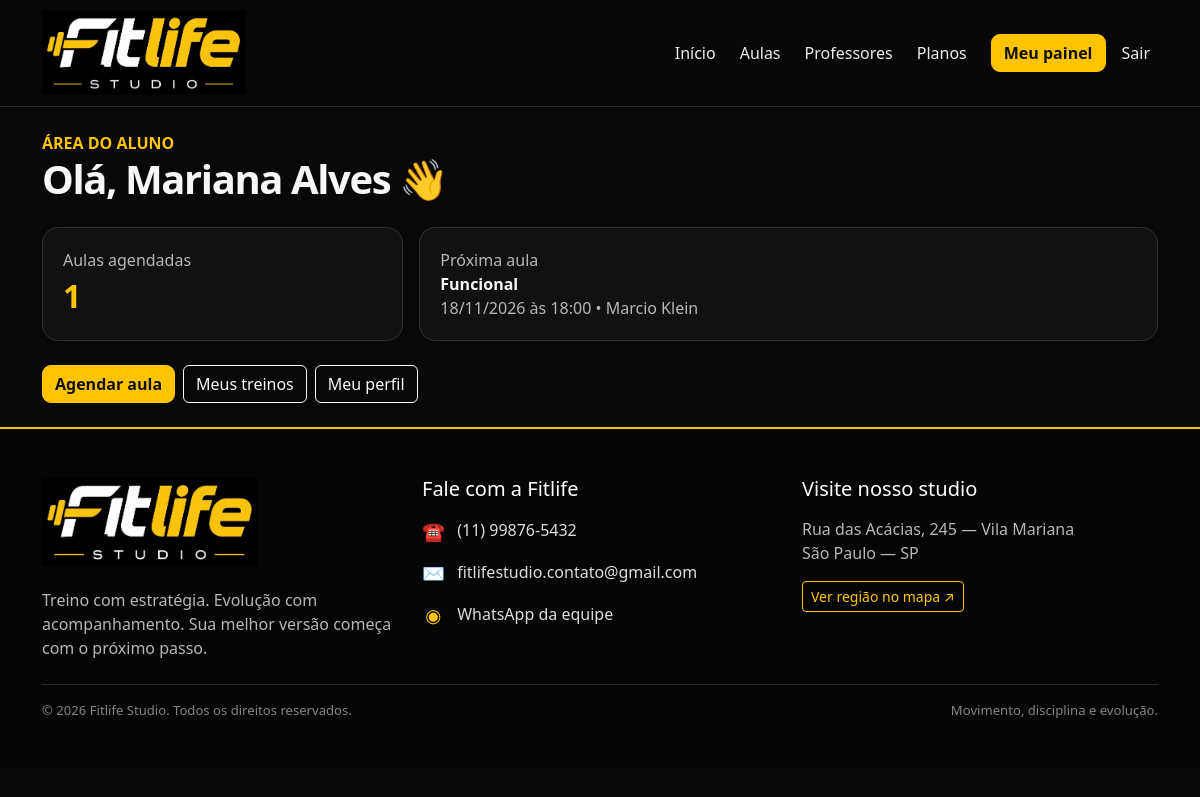
The app's page /aluno/dashboard.php (signed in) with its own data.
### tables this page shows
CREATE TABLE alunos (
    id INT AUTO_INCREMENT PRIMARY KEY,
    usuario_id INT NOT NULL UNIQUE,
    cpf VARCHAR(20) UNIQUE,
    telefone VARCHAR(30),
    data_nascimento DATE,
    FOREIGN KEY (usuario_id) REFERENCES usuarios(id) ON DELETE CASCADE
);

CREATE TABLE usuarios (
    id INT AUTO_INCREMENT PRIMARY KEY,
    nome VARCHAR(120) NOT NULL,
    email VARCHAR(160) NOT NULL UNIQUE,
    senha VARCHAR(255) NOT NULL,
    perfil ENUM('admin', 'professor', 'aluno') NOT NULL DEFAULT 'aluno',
    ativo TINYINT(1) NOT NULL DEFAULT 1,
    criado_em TIMESTAMP DEFAULT CURRENT_TIMESTAMP
);

CREATE TABLE agendamentos (
    id INT AUTO_INCREMENT PRIMARY KEY,
    aluno_id INT NOT NULL,
    aula_id INT NOT NULL,
    data DATE NOT NULL,
    status ENUM('confirmado', 'cancelado') NOT NULL DEFAULT 'confirmado',
    criado_em TIMESTAMP DEFAULT CURRENT_TIMESTAMP,
    FOREIGN KEY (aluno_id) REFERENCES alunos(id) ON DELETE CASCADE,
    FOREIGN KEY (aula_id) REFERENCES aulas(id) ON DELETE CASCADE,
    UNIQUE KEY aluno_aula_data (aluno_id, aula_id, data)
);

CREATE TABLE aulas (
    id INT AUTO_INCREMENT PRIMARY KEY,
    professor_id INT NOT NULL,
    nome VARCHAR(100) NOT NULL,
    descricao TEXT,
    dia_semana TINYINT NOT NULL,
    horario TIME NOT NULL,
    duracao_min INT NOT NULL DEFAULT 60,
    vagas INT NOT NULL DEFAULT 10,
    FOREIGN KEY (professor_id) REFERENCES professores(id) ON DELETE RESTRICT
);

### aluno/dashboard.php (the view)
<?php
require __DIR__.'/../config/conexao.php'; require __DIR__.'/../includes/auth.php'; exigirPerfil('aluno');
$uid=$_SESSION['usuario']['id'];
$stmt=$pdo->prepare("SELECT a.id,u.nome,u.email,a.cpf,a.telefone,a.data_nascimento FROM alunos a JOIN usuarios u ON u.id=a.usuario_id WHERE u.id=?"); $stmt->execute([$uid]); $aluno=$stmt->fetch();
$stmt=$pdo->prepare("SELECT ag.*,a.nome aula,a.horario,u.nome AS professor FROM agendamentos ag JOIN aulas a ON a.id=ag.aula_id JOIN professores p ON p.id=a.professor_id JOIN usuarios u ON u.id=p.usuario_id WHERE ag.aluno_id=? AND CONCAT(ag.data,' ',a.horario)>=NOW() AND ag.status='confirmado' ORDER BY ag.data,a.horario LIMIT 1");
$stmt->execute([$aluno['id']]); $proxima=$stmt->fetch();
$stmt=$pdo->prepare("SELECT COUNT(*) FROM agendamentos WHERE aluno_id=? AND status='confirmado'"); $stmt->execute([$aluno['id']]); $total=$stmt->fetchColumn();
$titulo='Painel do aluno'; include __DIR__.'/../includes/header.php';
?>
<div class="mb-4"><span class="text-fit fw-bold">ÁREA DO ALUNO</span><h1 class="dashboard-title">Olá, <?= htmlspecialchars($aluno['nome']) ?> 👋</h1></div>
<div class="row g-3 mb-4">
 <div class="col-md-4"><div class="stat-card"><div class="muted">Aulas agendadas</div><div class="stat-number"><?= $total ?></div></div></div>
 <div class="col-md-8"><div class="stat-card h-100"><div class="muted">Próxima aula</div><strong><?= $proxima ? htmlspecialchars($proxima['aula']) : 'Nenhuma aula agendada' ?></strong><?php if($proxima): ?><div class="muted"><?= date('d/m/Y',strtotime($proxima['data'])) ?> às <?= date('H:i',strtotime($proxima['horario'])) ?> • <?= htmlspecialchars($proxima['professor']) ?></div><?php endif; ?></div></div>
</div>
<div class="d-flex flex-wrap gap-2"><a class="btn btn-fit" href="/fitlife/aluno/aulas.php">Agendar aula</a><a class="btn btn-outline-light" href="/fitlife/aluno/treinos.php">Meus treinos</a><a class="btn btn-outline-light" href="/fitlife/aluno/perfil.php">Meu perfil</a></div>
<?php include __DIR__.'/../includes/footer.php'; ?>

### css/style.css (style rules this page uses)
:root { --fit-dark: #080808; --fit-card: #121212; --fit-yellow: #ffc400; --fit-yellow-light: #ffda42; --fit-muted: #b7b7b7; --fit-border: #303030; }
* { box-sizing: border-box; }
html { scroll-behavior: smooth; }
body { background:var(--fit-dark); color:#f7f7f7; min-height:100vh; }
.btn-fit { background:var(--fit-yellow); color:#101010; font-weight:800; border:1px solid var(--fit-yellow); border-radius:9px; transition:transform .2s ease, background .2s ease, box-shadow .2s ease; }
.text-fit { color:var(--fit-yellow); }
.muted { color:var(--fit-muted); }
.stat-card { background:#111; border:1px solid var(--fit-border); border-radius:16px; padding:20px; }
.stat-number { font-size:2rem; font-weight:800; color:var(--fit-yellow); }
.dashboard-title { font-weight:850; letter-spacing:-.035em; }
a { color:inherit; }

### records on screen
alunos: usuario.nome "Mariana Alves"
agendamentos: aula.nome "Funcional", data "18/11/2026", aula.horario "18:00", usuarios.nome "Marcio Klein"

### other values on screen
$total "1"
